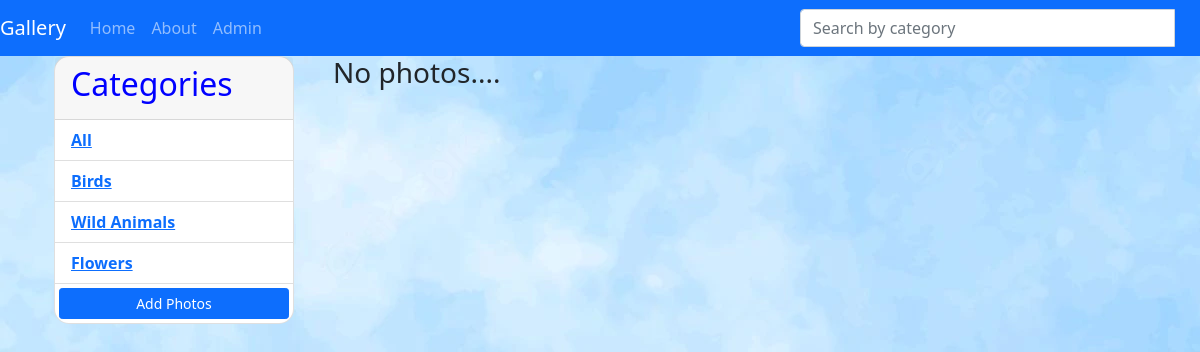
The app's page /, older data.
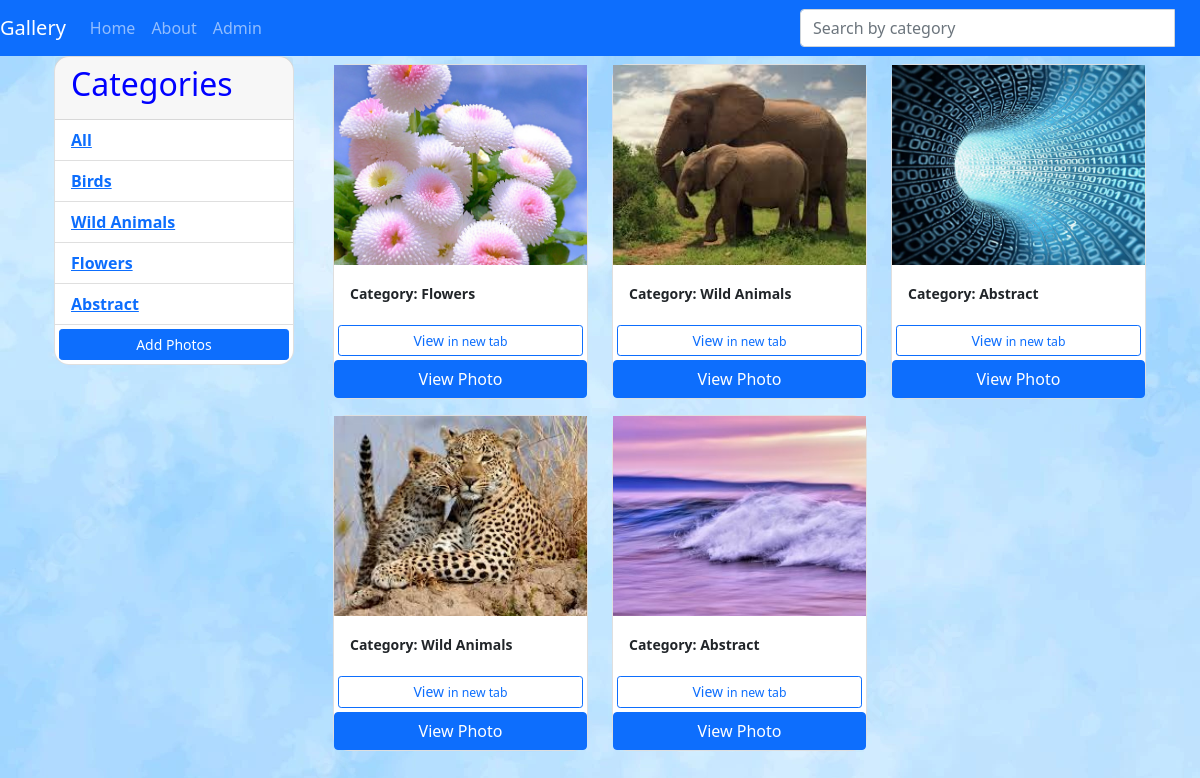
The same page, newer data.
### gallery/models.py (models this page shows, shortened)
class Category(models.Model):
    name = models.CharField(max_length=100, null=False, blank=False)

class Image(models.Model):
    category = models.ForeignKey(Category, on_delete=models.SET_NULL, null=True)
    location = models.ForeignKey(Location, on_delete=models.SET_NULL, null=True)
    image = models.ImageField(null=False, default='default.jpg')
    description = models.TextField()

### gallery/views.py (the view)
# urls.py: path('', views.home, name='gallery'),
def home(request):
    category =request.GET.get('category')
    if category == None:
        images = Image.objects.all()
    else:
        images = Image.objects.filter(category__name=category)
    categories = Category.objects.filter()
    context = {'categories': categories, 'images': images}
    return render(request, 'gallery/home.html', context)

### gallery/templates/gallery/home.html (shortened to what this page needs)
{% extends 'gallery/base.html'%}
{% block content %}
    <div class="container">
        <div class="row">
            <div class="col-md-3">
                <div class="card" style="width: 15rem;">
                    <div class="card-header">
                    <h2>Categories</h2>
                    </div>
                    <ul class="list-group list-group-flush">
                        <li class="list-group-item">
                            <a href="{% url 'gallery'%}">All</a>
                        </li>
                        {% for category in categories %}
                        <li class="list-group-item">
                            <a href="{% url 'gallery'%}?category={{category.name}}">
                                {{category.name}}
                            </a>
                        </li>
                        {% endfor %}
                        <a href="{% url 'add'%}" class="btn btn-primary btn-block btn-sm m-1">Add Photos</a>
                    </ul>
                </div>
            </div>
            <div class="col-md-9">
                <div class="row">
                    {% for image in images %}
                        <div class="col-md-4">
                            <div class="card my-2">
                                <img class="gallery-image" src="{{image.image.url}}" alt="red roses">
                                <div class="card-body">
                                    <small>Category: {{image.category.name}}</small>
                                </div>
                                <a href="{% url 'photo' image.id%}" class="btn btn-outline-primary btn-sm m-1" href="">View <small>in new tab</small> </a>
                                <button type="button" class="btn btn-primary" data-bs-toggle="modal" data-bs-target="#exampleModal">
                                    View Photo
                                </button>
                            </div>
                        </div>
                        {% empty %}
                        <h3>No photos....</h3>
                    {% endfor %}
                </div>
            </div>
        </div>
    </div>
{% endblock %}

### gallery/templates/gallery/base.html (shortened to what this page needs)
{% load static%}
<!DOCTYPE html>
<html lang="en">
<head>
    <link href="https://cdn.jsdelivr.net/npm/bootstrap@5.0.2/dist/css/bootstrap.min.css" rel="stylesheet">
    {% block styles %}
        <link rel="stylesheet" href="{% static 'css/static.css' %}">
    {% endblock %}
</head>
<body>
    {% include "navbar.html" %}
    <div class="container">
    {% block content %}{% endblock %}
    </div>
</body>
</html>

### gallery/templates/navbar.html (shortened to what this page needs)
<nav class="navbar navbar-expand-lg navbar-dark bg-primary">
    <a class="navbar-brand" href="#">Gallery</a>
    <div class="collapse navbar-collapse" id="navbarSupportedContent">
      <div class="navbar-nav mr-auto">
          <a class="nav-item nav-link" href="/">Home</a>
          <a class="nav-item nav-link" href="/about">About</a>
      </div>
      <div class="navbar-nav">
        <a class="nav-item nav-link" href="/admin">Admin</a>
      </div>
    </div>
    <div class="col-sm-4 col-md-4 navbar-right">
      <form class="navbar-form" role="search" action="{% url 'search_results' %}">
        <div class="input-group">
          <input type="text" class="form-control" placeholder="Search by category" name="article">
          <div class="input-group-btn">
            <button class="btn btn-default" type="submit"></button>
          </div>
        </div>
      </form>
    </div>
  </nav>

### static/css/static.css (style rules this page uses)
h2 { color: blue; }
.gallery-image { height: 200px; object-fit: cover; }
body { background-image: url(../images/background.webp); }
.card { border-radius: 15px; font-weight: bold; }

Row changes from the older to the newer data that the page shows:
added Category: name "Abstract"
added Image: image (picture), category.name "Flowers"
added Image: image (picture), category.name "Wild Animals"
added Image: image (picture), category.name "Abstract"
added Image: image (picture), category.name "Wild Animals"
added Image: image (picture), category.name "Abstract"
Text that changed along with them:
text no longer shown: "No photos...."
